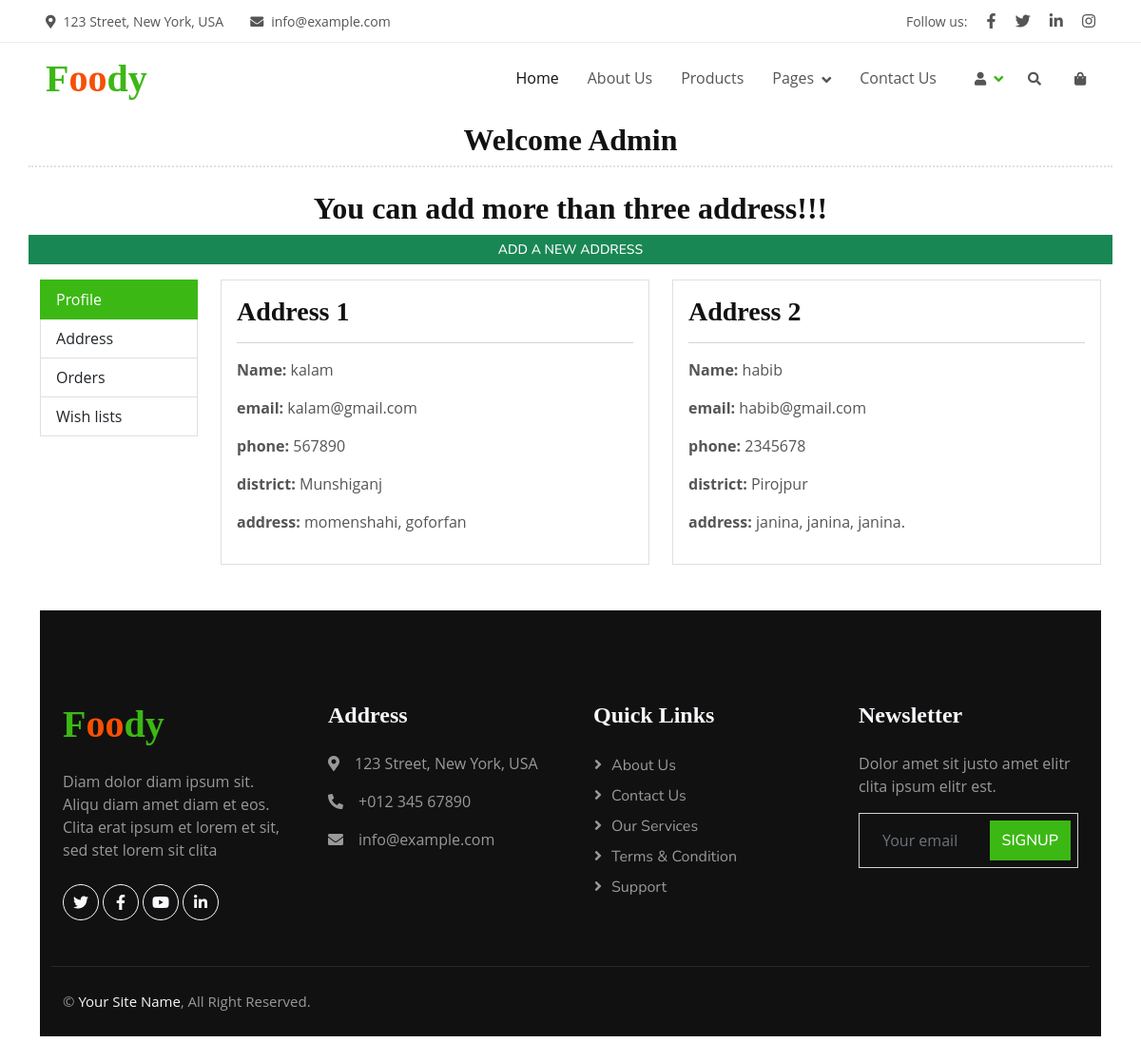
The page /address/ (signed in) on the database its author committed.
### app/models.py (models this page shows, shortened)
class Customar(models.Model):
    SELECT_DISTRICT = [
        ('Barguna','Barguna'),
        ('Barisal','Barisal'),
        ('Bhola','Bhola'),
        ('Jhalokati','Jhalokati'),
        ('Patuakhali','Patuakhali'),
        ('Pirojpur','Pirojpur'),
        ('Bandarban','Bandarban'),
        ('Brahmanbaria','Brahmanbaria'),
        ('Chandpur','Chandpur'),
        ('Chittagong','Chittagong'),
        ('Comilla','Comilla'),
        ('Coxs Bazar','Coxs Bazar'),
        ('Feni','Feni'),
        ('Khagrachhari','Khagrachhari'),
        ('Lakshmipur','Lakshmipur'),
        ('Noakhali','Noakhali'),
        ('Rangamati','Rangamati'),
        ('Dhaka','Dhaka'),
        ('Faridpur','Faridpur'),
        ('Gazipur','Gazipur'),
        ('Gopalganj','Gopalganj'),
        ('Kishoreganj','Kishoreganj'),
        ('Madaripur','Madaripur'),
        ('Manikganj','Manikganj'),
        ('Munshiganj','Munshiganj'),
        ('Narayanganj','Narayanganj'),
        ('Narsingdi','Narsingdi'),
        ('Rajbari','Rajbari'),
        ('Shariatpur','Shariatpur'),
        ('Tangail','Tangail'),
        ('Bagerhat','Bagerhat'),
        ('Chuadanga','Chuadanga'),
        ('Jessore','Jessore'),
        ('Jhenaidah','Jhenaidah'),
        ('Khulna','Khulna'),
        ('Kushtia','Kushtia'),
        ('Magura','Magura'),
        ('Meherpur','Meherpur'),
        ('Narail','Narail'),
        ('Satkhira','Satkhira'),
        ('Jamalpur','Jamalpur'),
        ('Mymensingh','Mymensingh'),
        ('Netrokona','Netrokona'),
        ('Sherpur','Sherpur'),
        ('Bogra','Bogra'),
        ('Joypurhat','Joypurhat'),
        ('Naogaon','Naogaon'),
        ('Natore','Natore'),
        ('Chapai Nawabganj','Chapai Nawabganj'),
        ('Pabna','Pabna'),
        ('Rajshahi','Rajshahi'),
        ('Sirajganj','Sirajganj'),
        ('Dinajpur','Dinajpur'),
        ('Gaibandha','Gaibandha'),
        ('Kurigram','Kurigram'),
        ('Lalmonirhat','Lalmonirhat'),
        ('Nilphamari','Nilphamari'),
        ('Panchagarh','Panchagarh'),
        ('Rangpur','Rangpur'),
        ('Thakurgaon','Thakurgaon'),
        ('Habiganj','Habiganj'),
        ('Moulvibazar','Moulvibazar'),
        ('Sunamganj','Sunamganj'),
        ('Sylhet','Sylhet'),
    ]
    name = models.CharField(max_length=50)
    email = models.EmailField()
    phone = models.IntegerField()
    district = models.CharField(max_length=25, choices=SELECT_DISTRICT)
    address = models.CharField(max_length=150)
    user = models.ForeignKey(User, on_delete=models.CASCADE)

### app/views.py (the view)
# urls.py: path('address/', views.address, name="address"),
@login_required
def address(request):
    form = Customar.objects.filter(user=request.user)
    return render(request, 'address.html', {'form': form})

### app/templates/address.html (shortened to what this page needs)
{% extends 'base.html' %}
{% load static %}
{% block main-content %}
<div class="container mb-5">
    <div class="row" id="profile-style">
        <h2 class="text-center mb-2 ">Welcome {{request.user | capfirst}}</h2>
        <hr class="style8 mb-4">
      <h2 class="text-center mb-2 ">You can add more than three address!!!</h2>
        <a href="{% url 'add-address' %}" class="btn mb-3 btn-success btn-sm">Add a new address</a>
        <div class="col-sm-2">
            <div class="list-group">
                <a href="{% url 'profile' %}" class="list-group-item list-group-item-action active" aria-current="true">
                  Profile
                </a>
                <a href="{% url 'address' %}" class="list-group-item list-group-item-action">Address</a>
                <a href="{% url 'order' %}" class="list-group-item list-group-item-action">Orders</a>
                <a href="#" class="list-group-item list-group-item-action">Wish lists</a>
              </div>
        </div>
        {% for fm in form %}
        <div class="col-sm-5">
         <div class="card">
          <div class="card-body">
           <h3>Address {{forloop.counter}}</h3>
           <hr>
           <p><b>Name:</b> {{fm.name}}</p>
           <p><b>email:</b> {{fm.email}}</p>
           <p><b>phone:</b> {{fm.phone}}</p>
           <p><b>district: </b>{{fm.district}}</p>
           <p><b>address: </b>{{fm.address}}</p>
          </div>
         </div>
        </div>
        {% endfor %}
</div>
{% endblock main-content %}

### app/static/css/style.css (style rules this page uses)
:root { --primary: #3CB815; --secondary: #F65005; --light: #F7F8FC; --dark: #111111; }
.btn { font-family: 'Nunito', sans-serif; font-weight: 500; text-transform: uppercase; transition: .5s; }
#profile-style { margin-top: 8rem; }
hr.style8 { background-color: #fff; border-top: 2px dotted #8c8b8b; }

### rows shown on the page
Customar: name "kalam", email "kalam@gmail.com", phone "567890", district "Munshiganj", address "momenshahi, goforfan"
Customar: name "habib", email "habib@gmail.com", phone "2345678", district "Pirojpur", address "janina, janina, janina."

### other values the page prints
{{ request.user | capfirst }} "Admin"
